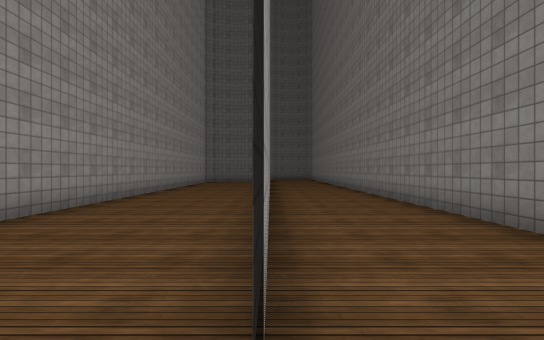
[1] (above)

24 first-person views from a walk through a 3-D level made in the Unity game engine. The camera is 1.3 m above the floor, looks level and sees 85° across. The floor is counted in squares, 2 m on a side. Each view is taken from the middle of a square. On the plan, view 1 faces up. The plan holds only what a view shows up to about 9 squares ahead; the rest is blank. The place goes on beyond the plan. Surface patterns are stand-ins for the level's own textures.

[2]
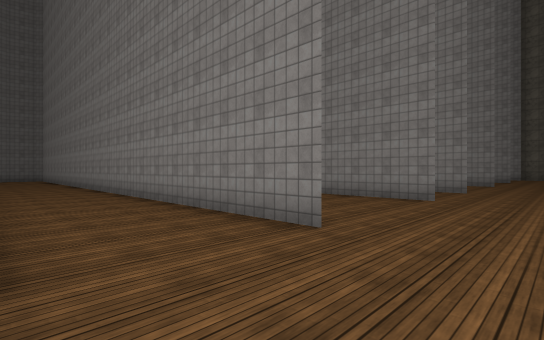

[3]
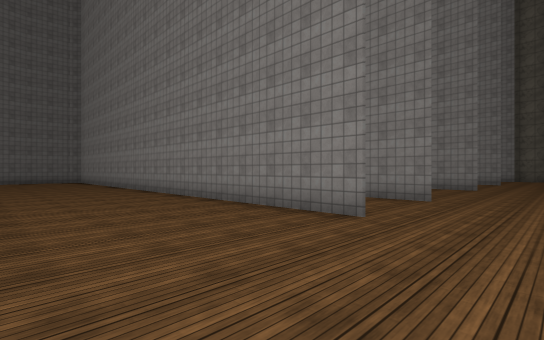

[4]
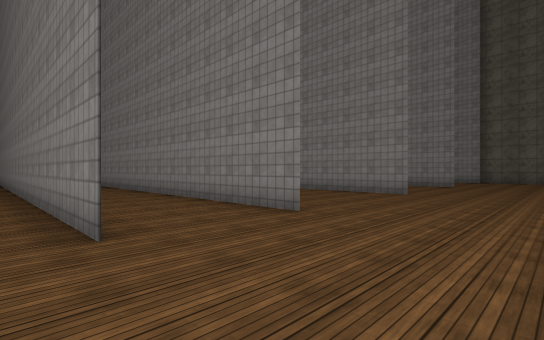

[5]
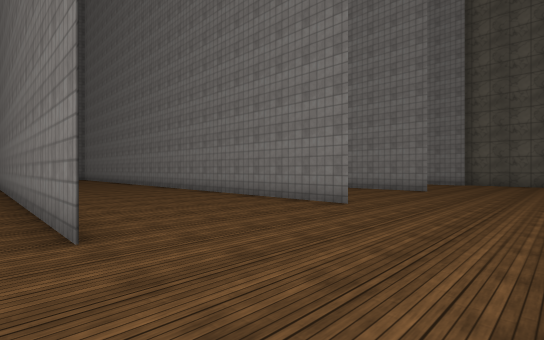

[6]
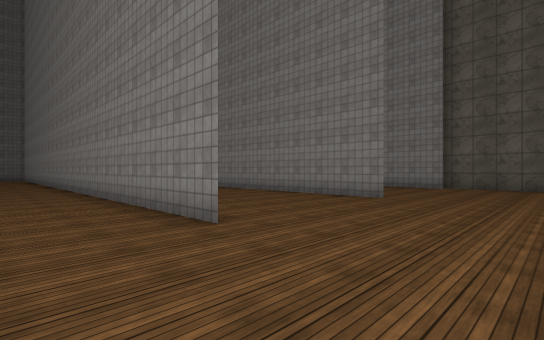

[7]
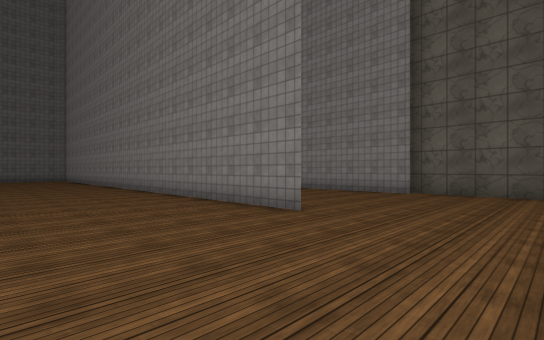

[8]
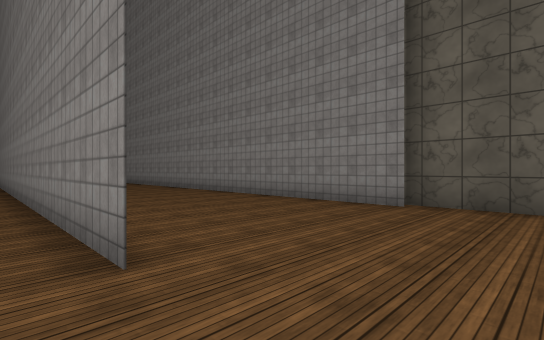

[9]
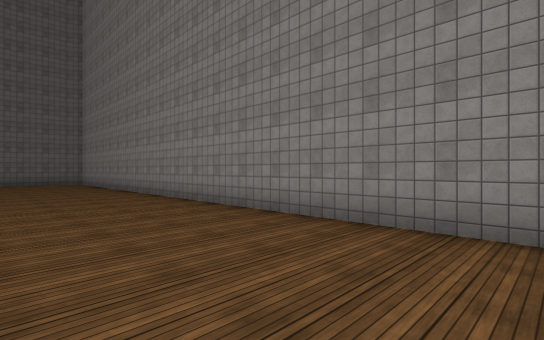

[10]
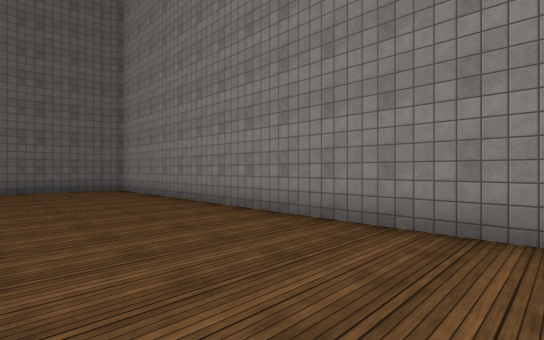

[11]
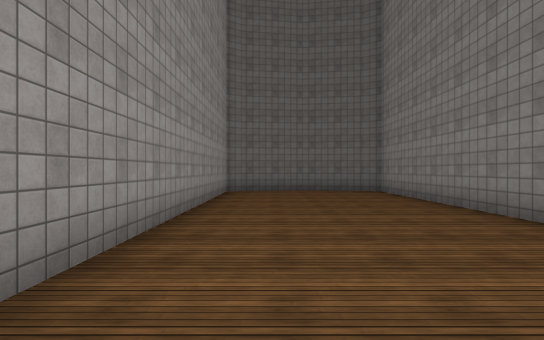

[12]
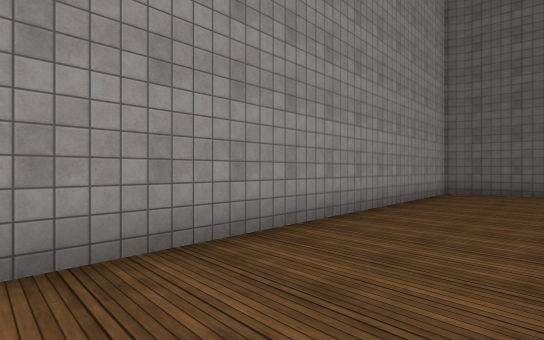

[13]
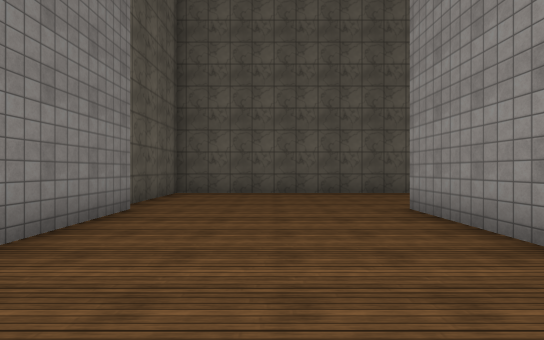

[14]
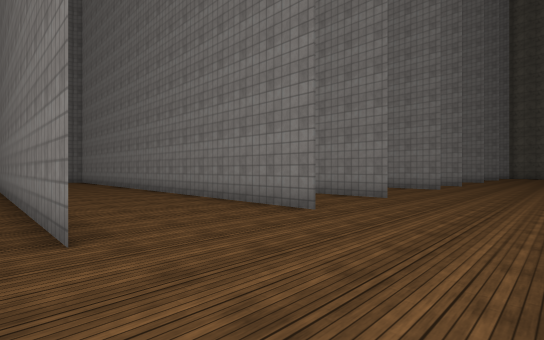

[15]
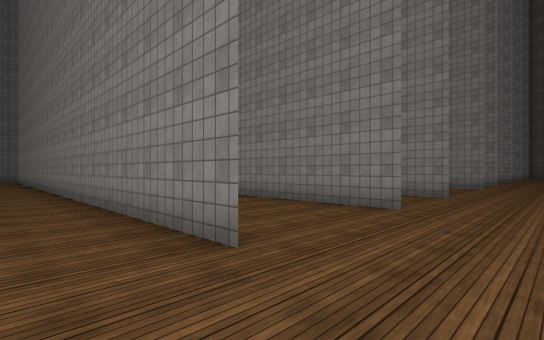

[16]
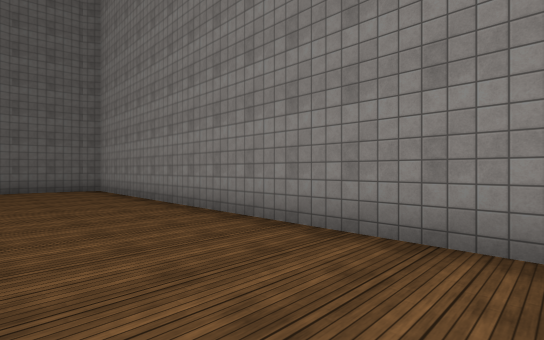

[17]
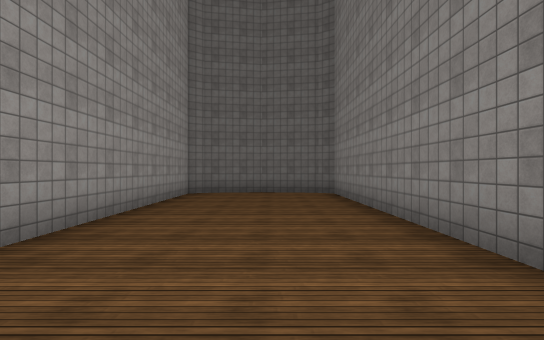

[18]
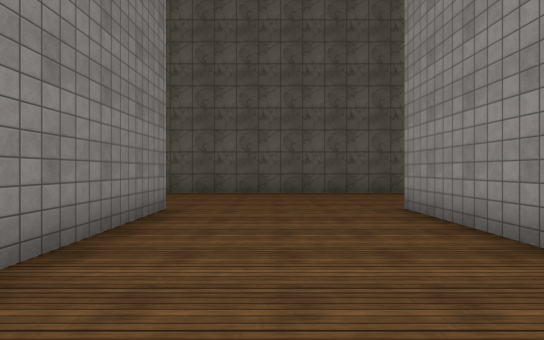

[19]
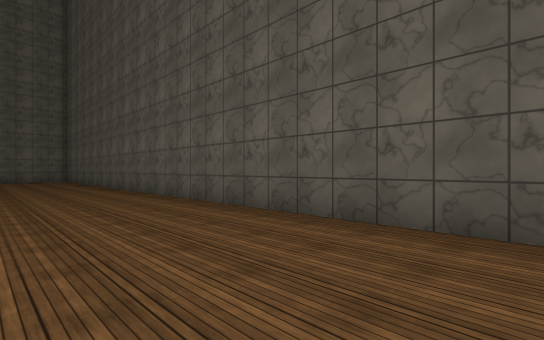

[20]
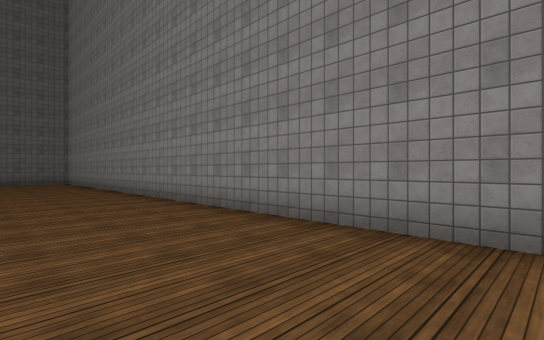

[21]
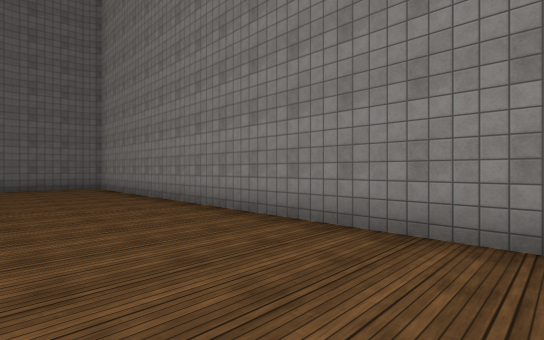

[22]
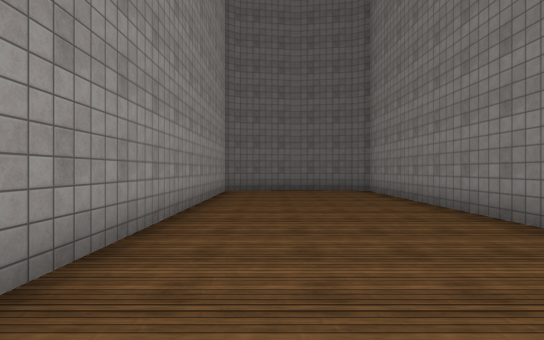

[23]
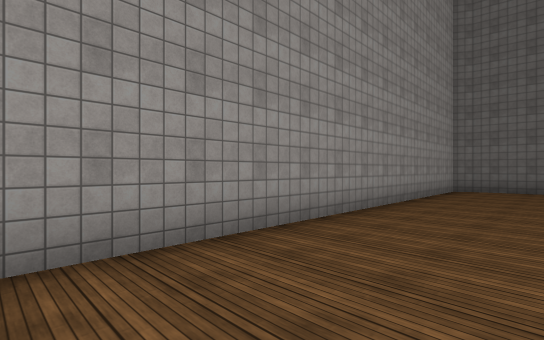

[24]
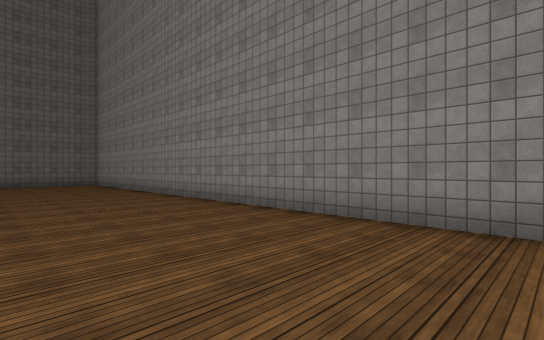

### Floor plan
Points are (right, up) in squares from view 1. A wall is a line through its corners. A room is listed if a view was taken in it or the views show most of it. See-through windows are left out.
Room 1 (views 1, 2, 3, 4, 5, 6, 7, 8, 9, 10, 11, 12, 13, 14, 15, 16, 17, 18, 19, 20, 21, 22, 23, 24)
walls: (9.6, 0.9) (9.6, 7.2); (6.8, 0.9) (6.7, 16.2) (6.3, 16.4) (4.7, 16.7) (3.1, 16.4) (2.7, 16.2) (2.7, 10.4); (2.7, 3.5) (2.8, 0.9) (2.7, 9); (14.1, 1) (14, 20.1); (18.7, 3.5) (18.7, 1.1); (-0.1, 1.6) (-0.1, 0.9) (-0.1, 6.9); (18.7, 1) (18.6, 13.1); (1.1, -2.4) (14.4, -2.4); (17, -2.4) (23.7, -2.4) (23.7, 1.3); (-3.5, 9) (-3.5, 3.8); (12.3, 20.5) (11.8, 20.6); (11.9, 20.6) (10, 20.3) (9.6, 20.1) (9.6, 10.1); (-3.5, 0.9) (-3.5, 10.1); (23.4, 1) (23.3, 17); (21.1, 17.5) (19.1, 17.2) (18.6, 16.9) (18.7, 8.1); (22.5, 17.2) (20.9, 17.5)

Where each view was taken, in squares from view 1:
view 1: 0 up, 0 right, facing up
view 2: 1 down, 0 right, facing up-right
view 3: 1 down, 3 right, facing up-right
view 4: 2 down, 6 right, facing up-right
view 5: 2 down, 9 right, facing up-right
view 6: 2 down, 12 right, facing up-right
view 7: 2 down, 15 right, facing up-right
view 8: 1 down, 18 right, facing up-right
view 9: 2 up, 20 right, facing up-right
view 10: 7 up, 20 right, facing up-right
view 11: 8 up, 20 right, facing up
view 12: 8 up, 21 right, facing up-left
view 13: 6 up, 21 right, facing down
view 14: 2 down, 4 left, facing up-right
view 15: 1 down, 5 left, facing up-right
view 16: 6 up, 4 right, facing up-right
view 17: 8 up, 5 right, facing up
view 18: 6 up, 5 right, facing down
view 19: 1 up, 5 right, facing down-right
view 20: 4 up, 11 right, facing up-right
view 21: 9 up, 11 right, facing up-right
view 22: 11 up, 11 right, facing up
view 23: 10 up, 12 right, facing up-left
view 24: 4 up, 15 right, facing up-right
